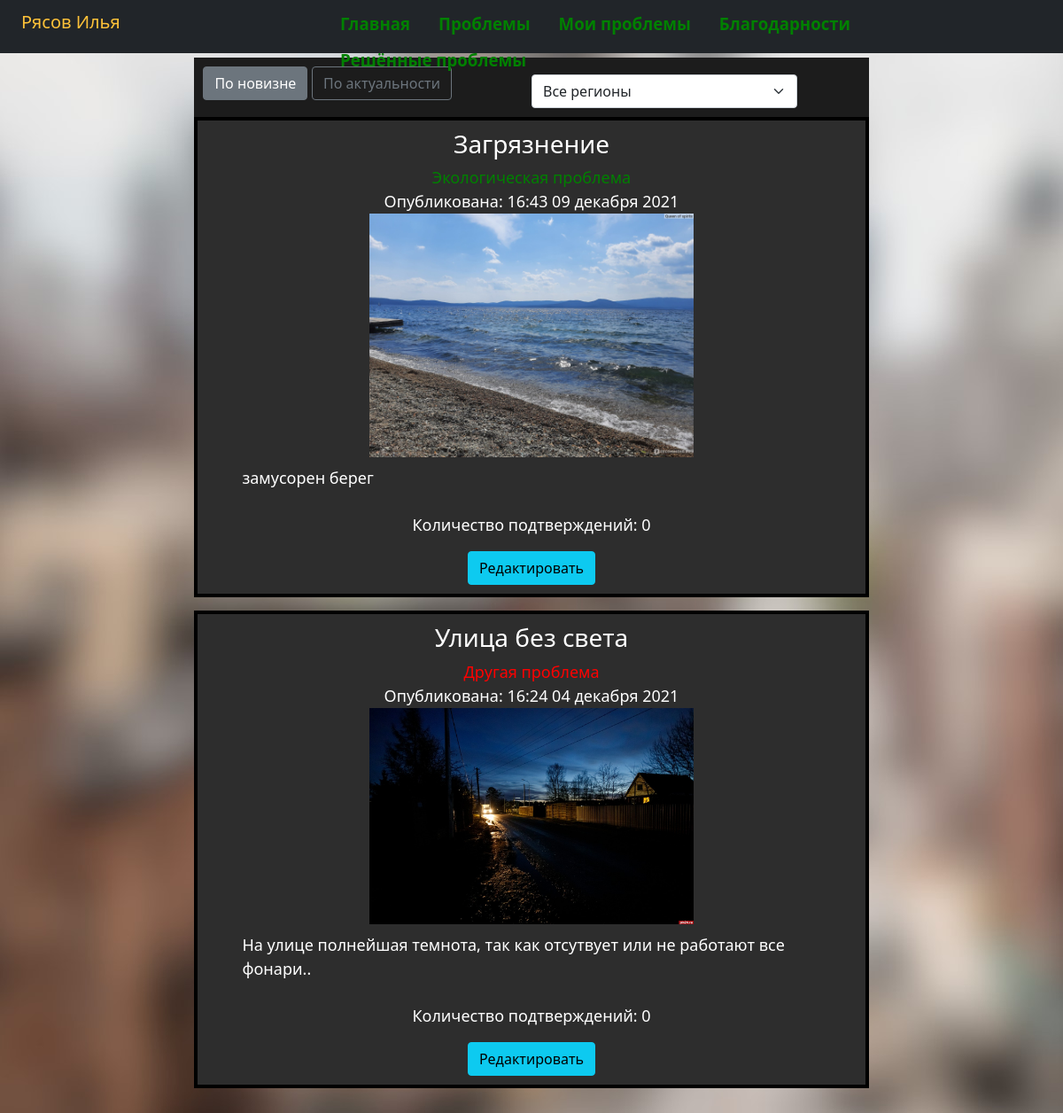
The app's page /my_problems (signed in) with its own data.
### data/users.py (models this page shows, shortened)
class User(SqlAlchemyBase, UserMixin, SerializerMixin):
    __tablename__ = 'users'
    id = sqlalchemy.Column(sqlalchemy.Integer, primary_key=True, autoincrement=True)
    name = sqlalchemy.Column(sqlalchemy.String, nullable=True)
    surname = sqlalchemy.Column(sqlalchemy.String, nullable=True)
    email = sqlalchemy.Column(sqlalchemy.String, index=True, unique=True, nullable=True)
    my_problems = sqlalchemy.Column(sqlalchemy.String, nullable=True)
    ver_problems = sqlalchemy.Column(sqlalchemy.String, nullable=True)
    my_thanks = sqlalchemy.Column(sqlalchemy.String, nullable=True)
    ver_thanks = sqlalchemy.Column(sqlalchemy.String, nullable=True)
    coordinates_map = sqlalchemy.Column(sqlalchemy.String, nullable=True)
    hashed_password = sqlalchemy.Column(sqlalchemy.String, nullable=True)
    modifed_date = sqlalchemy.Column(sqlalchemy.DateTime, default=datetime.datetime.now)

### data/complaints.py (models this page shows, shortened)
class Complaint(SqlAlchemyBase, UserMixin, SerializerMixin):
    __tablename__ = 'complaints'
    id = sqlalchemy.Column(sqlalchemy.Integer, primary_key=True, autoincrement=True)
    name = sqlalchemy.Column(sqlalchemy.String, nullable=True)
    description = sqlalchemy.Column(sqlalchemy.String, nullable=True)
    photo = sqlalchemy.Column(sqlalchemy.BLOB, nullable=True)
    coordinates = sqlalchemy.Column(sqlalchemy.String, nullable=True)
    n_confirmation = sqlalchemy.Column(sqlalchemy.Integer, nullable=True, default=0)
    category = sqlalchemy.Column(sqlalchemy.String, nullable=True)
    modifed_date = sqlalchemy.Column(sqlalchemy.DateTime, default=datetime.datetime.now)

### app.py (the view)
@app.route('/my_problems', methods=['GET', 'POST'])
def my_problems():
    db_sess = db_session.create_session()
    flag_date = 0
    lst_backlight = ['-outline', '-outline']
    region = 'все'
    user = db_sess.query(User).filter(User.email == current_user.email).first()
    if request.method == "POST":
        print(request.form)
        s = request_processing(request.form)
        if s:
            flag_date = s
    lst_backlight[flag_date] = ''
    list_problems = []
    for i in db_sess.query(Complaint).all():
        diction = shaping_dictionary(i)
        if user.my_problems:
            if str(i.id) in user.my_problems.split(','):
                if region != 'все' and region in \
                        geocode(f'{diction["lon"]},{diction["lat"]}')['metaDataProperty']['GeocoderMetaData']['text']:
                    list_problems.append(diction)
                elif region == 'все':
                    list_problems.append(diction)
    if flag_date == 0:
        list_problems.sort(key=operator.itemgetter('datetime'), reverse=True)
    else:
        list_problems.sort(key=operator.itemgetter('n_ver'), reverse=True)
    with open('static/txt/regions.txt', 'r', encoding='utf-8') as file:
        lst = file.readlines()
    return render_template(
        'problems.html', list_problems=list_problems, title='Проблемы', lst_regions=lst, backlight=lst_backlight,
        my_problems=True, url=URL, thank=False)

### app.py (called while the page is built)
@login_manager.user_loader
def load_user(user_id):
    db_sess = db_session.create_session()
    return db_sess.query(User).get(user_id)

### constants.py (called while the page is built)
def transformation_date(date):
    date = date.split(' ')
    month = {'01': 'января', '02': 'февраля', '03': 'марта', '04': 'апреля', '05': 'мая', '06': 'июня',
             '07': 'июля', '08': 'августа', '09': 'сентября', '10': 'октября', '11': 'ноября', '12': 'декабря'}
    mod_date = f'{date[1].split(":")[0]}:{date[1].split(":")[1]} {date[0].split("-")[2]} {month[date[0].split("-")[1]]} {date[0].split("-")[0]}'
    return mod_date

def recording_img(i_id, i_photo, pape_name='img_problems'):
    if f'{i_id}.jpg' not in os.listdir(f'static/img/{pape_name}'):
        write_to_file(i_photo, f'static/img/{pape_name}/{i_id}.jpg')

### data/db_session.py (called while the page is built)
def create_session() -> Session:
    global __factory
    return __factory()

### templates/problems.html (shortened to what this page needs)
{% extends "base.html" %}
{% block content %}
    <div class="object-area" style="margin-top: -4%;">
        {% if list_problems != [] %}
        <div class="fon-problem"><form method="post">
            <button type="submit" class="btn btn{{ backlight[0] }}-secondary" name="options" value="0">По новизне</button>
            {% if not thank %}
            <button type="submit" class="btn btn{{ backlight[1] }}-secondary" name="options" value="1">По актуальности</button>
            <select class="form-select" aria-label="Default select example" name="lst" id="form-select">
                <option selected value="0">Все регионы</option>
                </select>
        {% else %}
        <button type="submit" class="btn btn{{ backlight[1] }}-secondary" name="options" value="1">По популярности</button>
        {% endif %}</form></div>
            {% for i in list_problems %}
            <section>
                <article class="cell">
                    <div style="text-align: center;">
                        <h3>{{ i['name'] }}</h3>
                        {% if not thank %}
                            <div style="color: {{ i['color'] }}">{{ i['category'] }} проблема</div>
                        {% endif %}
                            <div>Опубликована: {{ i['date'] }}</div>
                        <img src="../static/img/img_problems/{{ i['id'] }}.jpg" class="centr">
                         <p class="text-problem">{{ i['text'] }}</p>
                        {% if not thank %}
                        {% if current_user.is_authenticated and not my_problems %}
                        <form method="post">
                           {% if i['pub'] == 0 %}
                            <button class="btn btn-outline-primary"  type="submit" name="prob_0" value="{{ i['id'] }}">Подтвердить</button>
                            {% elif i['pub'] == -1 %}
                            <button class="btn btn-primary"  type="submit" name="prob_1" value="{{ i['id'] }}">Подтвержена вами</button>
                            {% else %}
                            <button class="btn btn-danger"  type="submit" disabled>Опубликована</button>
                            {% endif %}</form>
                        {% elif my_problems == True %}
                        <p style="text-align: center;">Количество подтверждений: {{ i['n_ver'] }}</p>
                        <button class="btn btn-info" type="button">Редактировать</button>
                        {% endif %}
                        {% endif %}
                    </div>
                </article>
            </section>
            {% endfor %}
        {% else %}
                    <div class="empty-field">
                        <h3>Вы ещё не опубликовали ни одной проблемы</h3>
                    </div>
        {% endif %}
        </div>
{% endblock %}

### templates/base.html (shortened to what this page needs)
<!DOCTYPE html>
<html lang="en">
<head>
    <link rel="stylesheet" href="https://cdn.jsdelivr.net/npm/bootstrap@5.0.2/dist/css/bootstrap.min.css"
>
</head>
<body>
<header>
    <nav class="navbar navbar-dark bg-dark" style="height: 60px;">
        {% if current_user.is_authenticated %}
        <p><a class="navbar-brand" href="/logout" style="position: absolute; left: 2%; top: 5px; color: #fec239;">{{ current_user.name }} {{ current_user.surname }}</a></p>
        {% else %}
        <p>
            <a class="btn btn-outline-warning" href="/register" style="height: 35px; position: absolute; left: 1%; top: 10px;">Регистрация</a>
            <a class="btn btn-outline-success" href="/login" style="height: 35px; position: absolute; left: 8%; top: 10px;">Войти</a>
        </p>
        {% endif %}
        <div class="top-menu">
            <ul>
            <li><a class="nav-item nav-link active" href="/">Главная</a></li>
        <li><a class="nav-item nav-link" href="/all_problems">Проблемы</a></li>
        {% if current_user.is_authenticated %}
        <li><a class="nav-item nav-link" href="/my_problems">Мои проблемы</a></li>
        {% endif %}
                <li><a class="nav-item nav-link" href="/all_thanks">Благодарности</a></li>
                <li><a class="nav-item nav-link" href="/resolved_problems">Решённые проблемы</a></li>
            </ul>
        </div>
    </nav>
</header>
<main role="main" class="container">
    {% block content %}{% endblock %}
</main>
</body>
</html>

### records on screen
User: name "Рясов", surname "Илья"
Complaint: name "Загрязнение", category "Экологическая", date "16:43 09 декабря 2021", shows a picture, text "замусорен берег", n_ver "0"
Complaint: name "Улица без света", category "Другая", date "16:24 04 декабря 2021", shows a picture, text "На улице полнейшая темнота, так как отсутвует или не работают все фонари..", n_ver "0"
